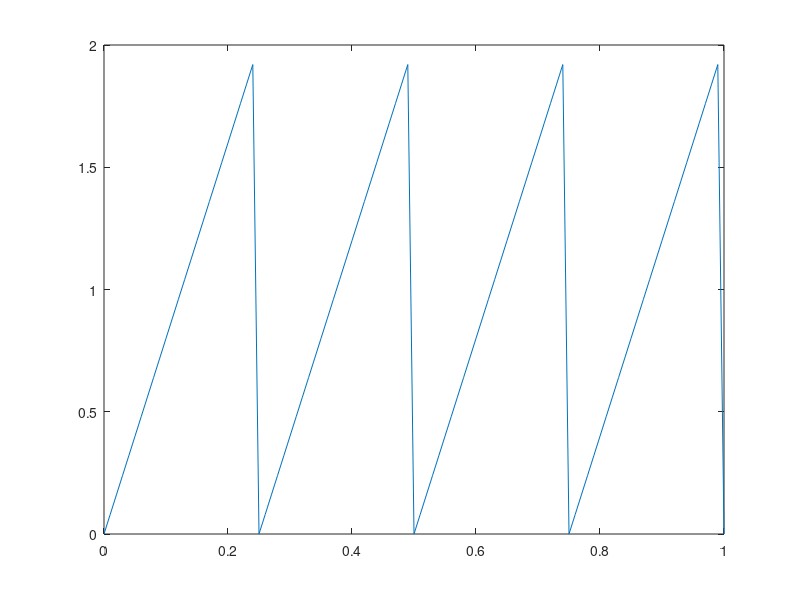

Recreate this plot in MATLAB. (Note: this script raises an error after producing the figure.)
% Generar una señal triangular y/o diente de sierra
% Mostrarla en tiempo continuo
clear;
clc;
% Datos de la señal
t=0:0.01:1;
f=4;             % Frecuencia de la señal
w=2*pi*f;    % Frecuencia angular 
A=1;           % Escalamiento en Amplitud
k=1;            % Desplazamiento en Amplitud
pos=1;        % Posicion del vertice del triangulo
% Generar señal
ft=A*sawtooth(w*t,pos)+k;
% Mostrar resultados
plot(t,ft)
title("Señal triangular. f= "+f+" Hz")
xlabel('t(tiempo)')
ylabel('f(t)=A*f(t)+k')
axis([-0.1 1.1 (-A-0.1+k) (A+0.1+k)])
